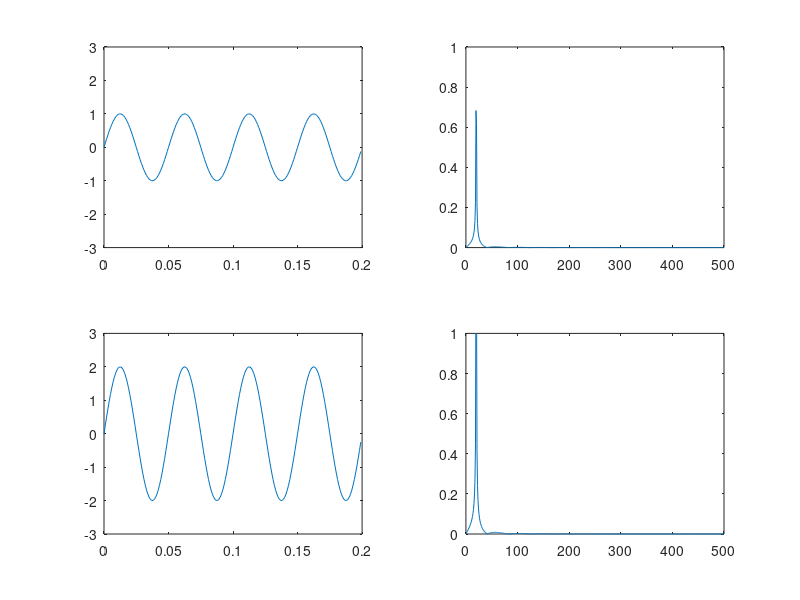
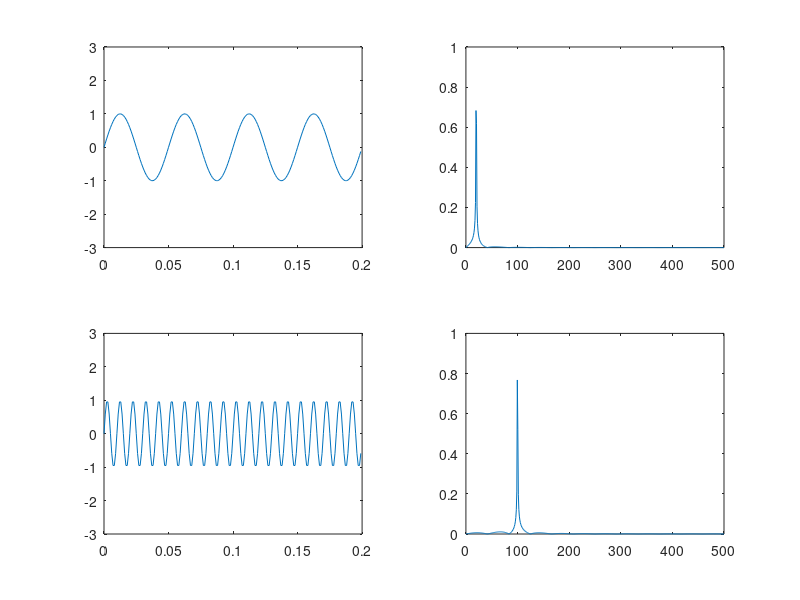
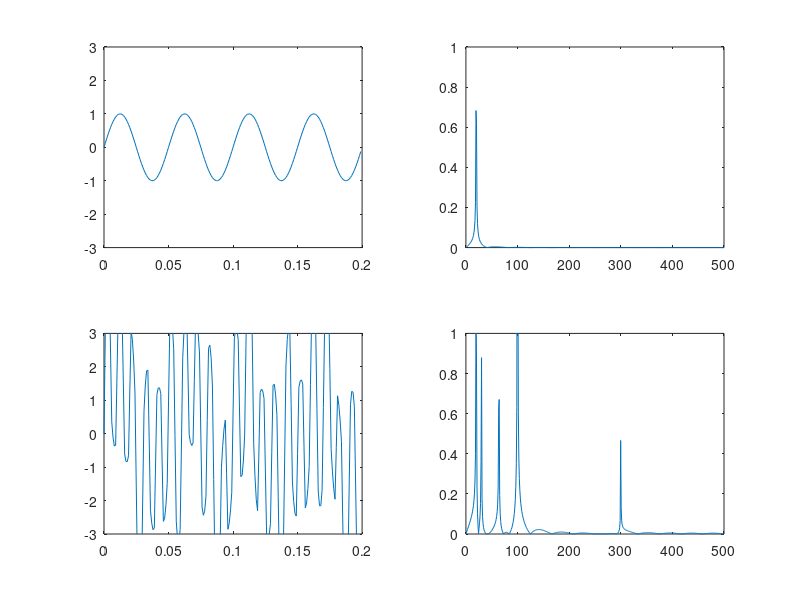

The MATLAB source for these figures, in order:
% demo of FFT decomposition

clear all;
close all;
clc;

t = (0:0.001:1)';

y1 = sin(2*pi*20*t);

subplot(2,2,1);
plot(t(1:200),y1(1:200));
axis([0 0.2 -3 3]);

pause;

L = length(t);
Fs = 1000;
NFFT = 2^nextpow2(L); % Next power of 2 from length of y
Y = fft(y1,NFFT)/L;
f = Fs/2*linspace(0,1,NFFT/2+1);
subplot(2,2,2);
plot(f,2*abs(Y(1:NFFT/2+1)));
ylim([0 1]);

pause;

y2 = 2 * sin(2 *pi*20*t);

subplot(2,2,3);
plot(t(1:200),y2(1:200));
axis([0 0.2 -3 3]);

pause;

L = length(t);
Fs = 1000;
NFFT = 2^nextpow2(L); % Next power of 2 from length of y
Y = fft(y2,NFFT)/L;
f = Fs/2*linspace(0,1,NFFT/2+1);
subplot(2,2,4);
plot(f,2*abs(Y(1:NFFT/2+1)));
ylim([0 1]);

pause;

figure;

t = (0:0.001:1)';

y1 = sin(2*pi*20*t);

subplot(2,2,1);
plot(t(1:200),y1(1:200));
axis([0 0.2 -3 3]);

pause;

L = length(t);
Fs = 1000;
NFFT = 2^nextpow2(L); % Next power of 2 from length of y
Y = fft(y1,NFFT)/L;
f = Fs/2*linspace(0,1,NFFT/2+1);
subplot(2,2,2);
plot(f,2*abs(Y(1:NFFT/2+1)));
ylim([0 1]);

pause;

y2 = sin(2*pi*100*t);

subplot(2,2,3);
plot(t(1:200),y2(1:200));
axis([0 0.2 -3 3]);

pause;

L = length(t);
Fs = 1000;
NFFT = 2^nextpow2(L); % Next power of 2 from length of y
Y = fft(y2,NFFT)/L;
f = Fs/2*linspace(0,1,NFFT/2+1);
subplot(2,2,4);
plot(f,2*abs(Y(1:NFFT/2+1)));
ylim([0 1]);

figure;

t = (0:0.001:1)';

y1 = sin(2*pi*20*t);

subplot(2,2,1);
plot(t(1:200),y1(1:200));
axis([0 0.2 -3 3]);

pause;

L = length(t);
Fs = 1000;
NFFT = 2^nextpow2(L); % Next power of 2 from length of y
Y = fft(y1,NFFT)/L;
f = Fs/2*linspace(0,1,NFFT/2+1);
subplot(2,2,2);
plot(f,2*abs(Y(1:NFFT/2+1)));
ylim([0 1]);

pause;

y3 = sin(2*pi*100*t);
y4 = 1.5*sin(2*pi*20*t);
y5 = sin(2*pi*30*t);
y6 = 0.5*sin(2*pi*300*t);
y7 = sin(2*pi*100*t);
y8 = sin(4*pi*50*t);
y9 = sin(3.2*pi*40*t);
y2 = y3 + y4 + y5 + y6 +y7 +y8 + y9;

subplot(2,2,3);
plot(t(1:200),y2(1:200));
axis([0 0.2 -3 3]);

pause;

L = length(t);
Fs = 1000;
NFFT = 2^nextpow2(L); % Next power of 2 from length of y
Y = fft(y2,NFFT)/L;
f = Fs/2*linspace(0,1,NFFT/2+1);
subplot(2,2,4);
plot(f,2*abs(Y(1:NFFT/2+1)));
ylim([0 1]);